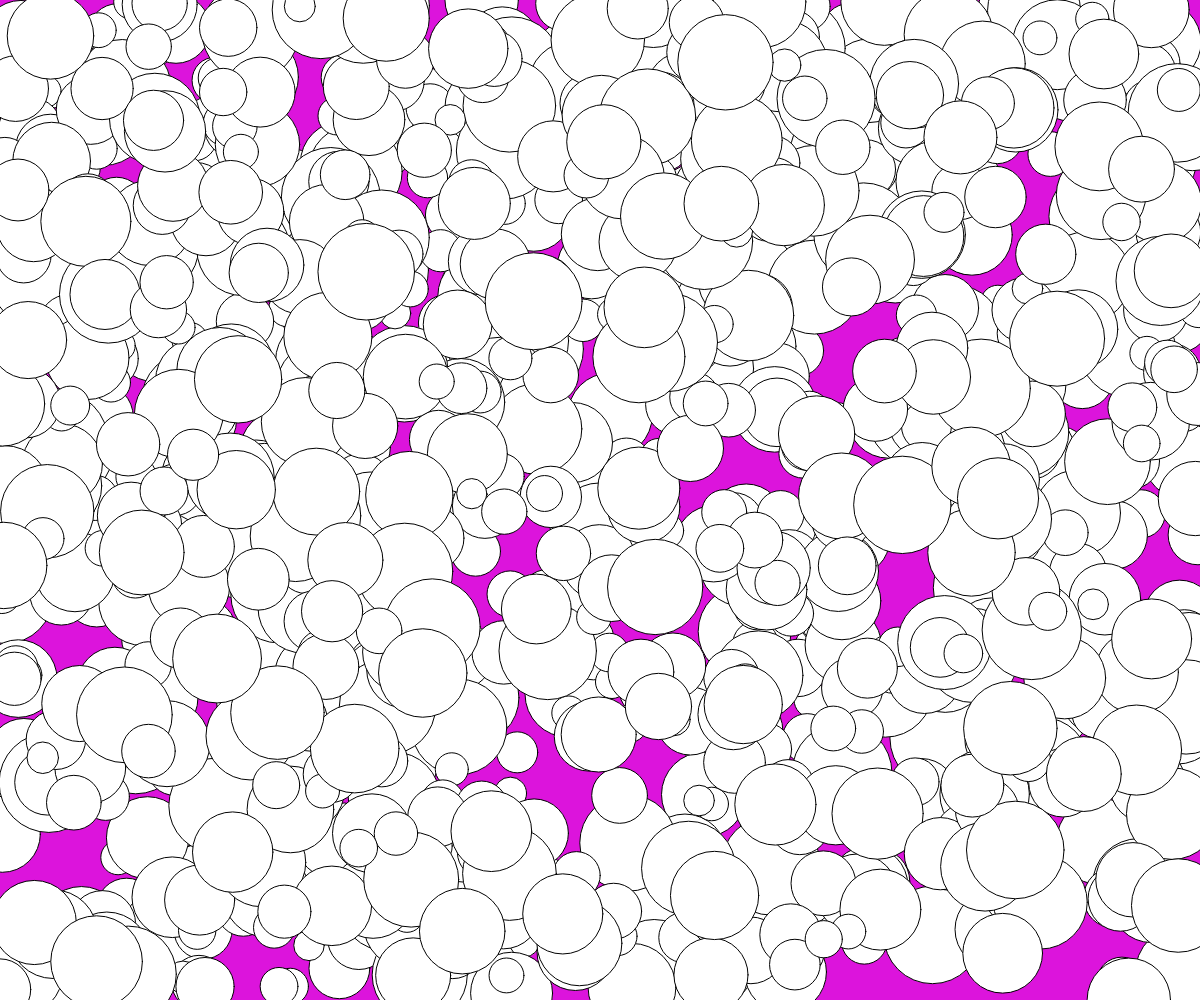
Frame 1 (no input)
Frame 60 (no input): identical to frame 1, image omitted
Frame 120 (the mouse pressed at the canvas centre since frame 60): identical to frame 1, image omitted

The p5.js sketch that drew this single still picture (run headless with seeded random() and noise() and a simulated clock; from frame 60 on, the mouse is pressed at the canvas centre):

// p5.js sketch
// ── sketch.js
// TODO: add more circles using lists



let numCircles;
let xpos=[];
let ypos =[];
let diam =[];



function setup() {
  createCanvas(windowWidth, windowHeight);

  //noStroke();
 

 numCircles = 1000; 

  for (let idx =0; idx < numCircles; idx += 1){
    xpos.push (random(width));
    ypos.push(random(height));
    diam.push (random(30, 100));
  }
}
  


function draw() {
  background(220, 20, 220);
  

  for (let idx = 0; idx < ypos.length; idx += 1){
    ellipse (xpos[idx], ypos[idx], diam[idx]);
    
 }
}

function mousePressed(){
  xpos.push(random(width));
  ypos.push(random(height));

}
